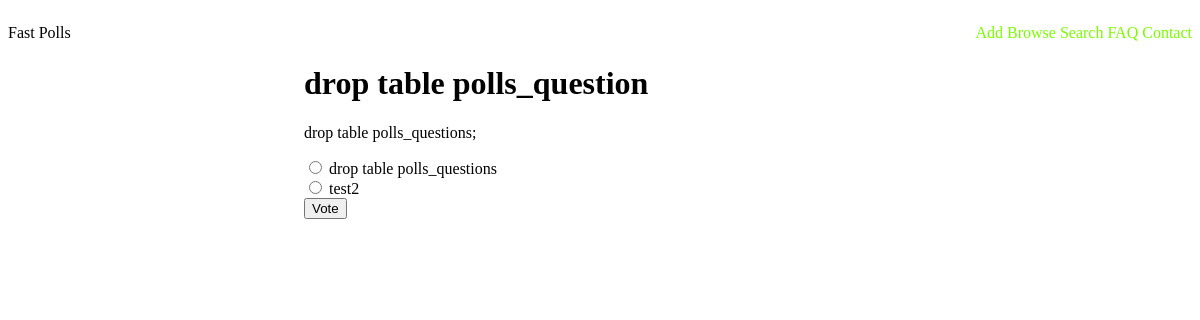
/polls/2, run on the app's committed database.
### polls/models.py (models this page shows, shortened)
class Question(models.Model):
    title = models.CharField(max_length=100)
    question_text = models.CharField(max_length=300)
    pub_date = models.DateTimeField('Publication Date')

class Choice(models.Model):
    question = models.ForeignKey(Question)
    choice_text = models.CharField(max_length=300)
    votes = models.IntegerField(default=0)

### polls/views.py (the view)
# urls.py: url(r'^(?P<question_id>[0-9]+)$', views.vote, name='vote'),
def vote(request, question_id):
    question = get_object_or_404(Question, pk=question_id)
    try:
        selected_choice = question.choice_set.get(pk=request.POST['choice'])
    except (KeyError, Choice.DoesNotExist):
        return render(request, 'polls/vote.html', {
            'question': question,
            'error_message': "You didn't select a choice.",
        })
    else:
        selected_choice.votes += 1
        selected_choice.save()
        return HttpResponseRedirect(reverse('polls:results', args=(question.id,)))

### templates/polls/vote.html (shortened to what this page needs)
{% extends 'fast_polls/base.html' %}
{% block main %}
    <h1>{% block title %}{{ question.title }}{% endblock %}</h1>
    <p>{{ question.question_text }}</p>
        <form action="{% url 'polls:vote' question.id %}" method="post">
            {% for choice in question.choice_set.all %}
                <input type="radio" name="choice" id="choice{{ forloop.counter }}" value="{{ choice.id }}" />
                <label for="choice{{ forloop.counter }}">{{ choice.choice_text }}</label><br />
            {% endfor %}
            <input type="submit" value="Vote" />
        </form>
{% endblock %}

### data on the page
Question: title "drop table polls_question", question_text "drop table polls_questions;"
Choice: choice_text "drop table polls_questions"
Choice: choice_text "test2"
